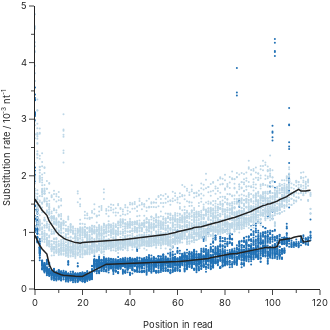

The code cell stored with this chart in its notebook:
### Code cell
plot_data = data.data[f"substitutions_by_position"]
plot_data.sort_values(by="position")

fit_data = []
for read in plot_data['read'].unique():
    window = plot_data.loc[(plot_data['read'] == read)]
    medians = window.groupby('position', as_index=False)['rate'].median()
    rolled_medians = medians.rolling(10, min_periods=1, center=True, on="position").mean()
    fit_data.append(rolled_medians)

fig = pg.Figure()

colors = ['#2171b5', '#bdd7e7']
for i, iread in enumerate(plot_data.read.unique()):
    read_data = plot_data.loc[plot_data.read == iread]
    fig.add_trace(
        pg.Scatter(
            x=read_data['position'],
            y=read_data['rate']*1000,
            mode="markers",
            marker=dict(color=colors[i], size=2)
        )
    )


colors = ['#222222', '#222222']
for i, read_data in enumerate(fit_data):
    fig.add_trace(
        pg.Scatter(
            x=read_data.index,
            y=read_data['rate']*1000,
            mode="lines",
            line=dict(color=colors[i], width=1.5)
        )
    )

fig.update_layout(
    template="simple_white", 
    height=330, 
    width=330, 
    showlegend=False, 
    margin=dict(l=0, r=10, t=0, b=0),
    font_family="Inter",
    legend_font_size=28/3,
)
fig.update_xaxes(
    title_text='Position in read', 
    range=[0, 120], 
    dtick=20,
    title_font_family="Inter", 
    title_font_size=28/3, 
    tickfont_size=28/3, 
    minor_ticks="outside", 
    minor_dtick=10,
)
fig.update_yaxes(
    title_text='Substitution rate / 10<sup>-3</sup> nt<sup>-1</sup>', 
    range=[0, 5],
    dtick=1,
    title_font_family="Inter", 
    title_font_size=28/3, 
    tickfont_size=28/3, 
    minor_ticks="outside", 
    minor_dtick=0.5,
)
fig.show()
fig.write_image("error_rate_paired.svg")

### Figure 1 — Plotly figure (JSON) as saved in the notebook; plotly's stock layout.template omitted (floating-point values rounded to 4 significant figures; data arrays with more than 128 entries replaced by an {"elided": "..."} marker saying what was removed)
{"data": [{"marker": {"color": "#2171b5", "size": 2}, "mode": "markers", "type": "scatter", "x": {"elided": "4245 int values"}, "y": {"elided": "4245 float values"}}, {"marker": {"color": "#bdd7e7", "size": 2}, "mode": "markers", "type": "scatter", "x": {"elided": "4245 int values"}, "y": {"elided": "4245 float values"}}, {"line": {"color": "#222222", "width": 1.5}, "mode": "lines", "type": "scatter", "x": [0, 1, 2, 3, 4, 5, 6, 7, 8, 9, 10, 11, 12, 13, 14, 15, 16, 17, 18, 19, 20, 21, 22, 23, 24, 25, 26, 27, 28, 29, 30, 31, 32, 33, 34, 35, 36, 37, 38, 39, 40, 41, 42, 43, 44, 45, 46, 47, 48, 49, 50, 51, 52, 53, 54, 55, 56, 57, 58, 59, 60, 61, 62, 63, 64, 65, 66, 67, 68, 69, 70, 71, 72, 73, 74, 75, 76, 77, 78, 79, 80, 81, 82, 83, 84, 85, 86, 87, 88, 89, 90, 91, 92, 93, 94, 95, 96, 97, 98, 99, 100, 101, 102, 103, 104, 105, 106, 107, 108, 109, 110, 111, 112, 113, 114, 115, 116], "y": [0.9463, 0.8453, 0.7682, 0.7068, 0.6564, 0.6167, 0.4325, 0.345, 0.3014, 0.2804, 0.2651, 0.2528, 0.2436, 0.2375, 0.2341, 0.2304, 0.2291, 0.2264, 0.2231, 0.221, 0.2228, 0.2458, 0.2675, 0.2899, 0.3117, 0.3337, 0.3563, 0.3774, 0.399, 0.4207, 0.4389, 0.4358, 0.4374, 0.4391, 0.4401, 0.4385, 0.4387, 0.4391, 0.4402, 0.443, 0.4449, 0.446, 0.4485, 0.4501, 0.4522, 0.4571, 0.455, 0.4569, 0.4605, 0.4599, 0.4604, 0.4642, 0.4645, 0.4619, 0.4629, 0.4637, 0.4669, 0.4689, 0.4721, 0.4791, 0.4838, 0.4867, 0.4904, 0.5014, 0.5022, 0.5039, 0.5071, 0.5162, 0.5139, 0.5179, 0.5205, 0.5242, 0.5345, 0.5404, 0.5533, 0.5598, 0.5675, 0.5699, 0.5834, 0.5896, 0.6, 0.6094, 0.6173, 0.6177, 0.6163, 0.6256, 0.6348, 0.6449, 0.6487, 0.6562, 0.6662, 0.6821, 0.6828, 0.6966, 0.7085, 0.7151, 0.7219, 0.7311, 0.7343, 0.7319, 0.7298, 0.733, 0.7515, 0.8637, 0.8701, 0.8757, 0.8818, 0.8818, 0.8967, 0.9132, 0.9269, 0.9312, 0.9362, 0.8313, 0.837, 0.845, 0.8532]}, {"line": {"color": "#222222", "width": 1.5}, "mode": "lines", "type": "scatter", "x": [0, 1, 2, 3, 4, 5, 6, 7, 8, 9, 10, 11, 12, 13, 14, 15, 16, 17, 18, 19, 20, 21, 22, 23, 24, 25, 26, 27, 28, 29, 30, 31, 32, 33, 34, 35, 36, 37, 38, 39, 40, 41, 42, 43, 44, 45, 46, 47, 48, 49, 50, 51, 52, 53, 54, 55, 56, 57, 58, 59, 60, 61, 62, 63, 64, 65, 66, 67, 68, 69, 70, 71, 72, 73, 74, 75, 76, 77, 78, 79, 80, 81, 82, 83, 84, 85, 86, 87, 88, 89, 90, 91, 92, 93, 94, 95, 96, 97, 98, 99, 100, 101, 102, 103, 104, 105, 106, 107, 108, 109, 110, 111, 112, 113, 114, 115, 116], "y": [1.586, 1.513, 1.451, 1.392, 1.346, 1.301, 1.198, 1.129, 1.063, 1.009, 0.9624, 0.9275, 0.8979, 0.8773, 0.8618, 0.8556, 0.8362, 0.8194, 0.8155, 0.8102, 0.82, 0.8229, 0.8284, 0.8367, 0.8415, 0.8454, 0.8488, 0.8534, 0.8542, 0.859, 0.8602, 0.8623, 0.8619, 0.8609, 0.8657, 0.8648, 0.8695, 0.8698, 0.8757, 0.8758, 0.8822, 0.89, 0.9001, 0.9076, 0.9099, 0.9172, 0.921, 0.9249, 0.9302, 0.9371, 0.9394, 0.9433, 0.9482, 0.9536, 0.959, 0.9646, 0.9697, 0.9761, 0.9805, 0.9984, 1.013, 1.021, 1.029, 1.039, 1.047, 1.054, 1.07, 1.087, 1.098, 1.097, 1.102, 1.115, 1.131, 1.141, 1.155, 1.164, 1.172, 1.181, 1.193, 1.213, 1.228, 1.237, 1.242, 1.253, 1.262, 1.276, 1.291, 1.306, 1.319, 1.332, 1.348, 1.371, 1.395, 1.416, 1.439, 1.459, 1.474, 1.482, 1.502, 1.506, 1.52, 1.533, 1.552, 1.579, 1.594, 1.609, 1.631, 1.662, 1.686, 1.718, 1.74, 1.759, 1.731, 1.725, 1.733, 1.742, 1.743]}], "layout": {"font": {"family": "Inter"}, "height": 330, "legend": {"font": {"size": 9.333}}, "margin": {"b": 0, "l": 0, "r": 10, "t": 0}, "showlegend": false, "width": 330, "xaxis": {"dtick": 20, "minor": {"dtick": 10, "ticks": "outside"}, "range": [0, 120], "tickfont": {"size": 9.333}, "title": {"font": {"family": "Inter", "size": 9.333}, "text": "Position in read"}}, "yaxis": {"dtick": 1, "minor": {"dtick": 0.5, "ticks": "outside"}, "range": [0, 5], "tickfont": {"size": 9.333}, "title": {"font": {"family": "Inter", "size": 9.333}, "text": "Substitution rate / 10<sup>-3</sup> nt<sup>-1</sup>"}}}}
